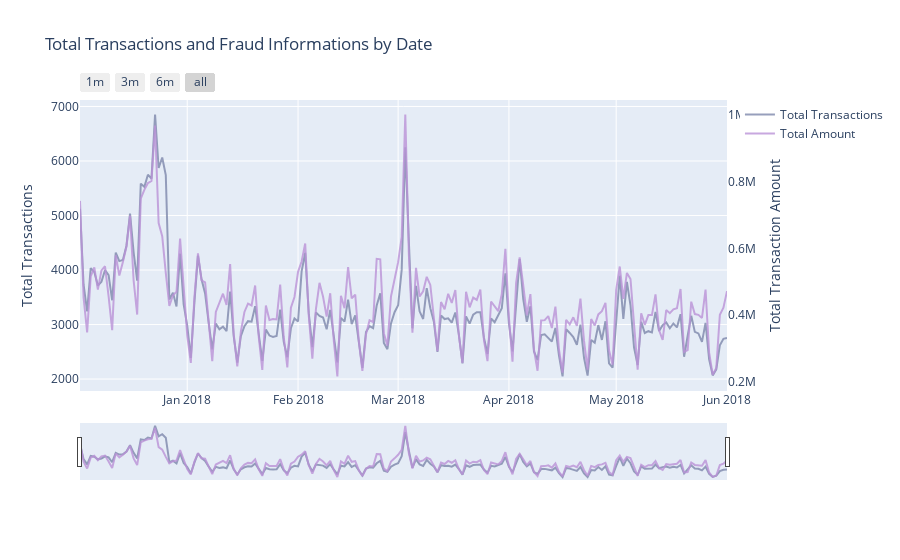

The notebook cell saved with this chart:
### Markdown cell above
## Transactions and Total Amount by each day

### Code cell
# Calling the function to transform the date column in datetime pandas object

#seting some static color options
color_op = ['#5527A0', '#BB93D7', '#834CF7', '#6C941E', '#93EAEA', '#7425FF', '#F2098A', '#7E87AC', 
            '#EBE36F', '#7FD394', '#49C35D', '#3058EE', '#44FDCF', '#A38F85', '#C4CEE0', '#B63A05', 
            '#4856BF', '#F0DB1B', '#9FDBD9', '#B123AC']


dates_temp = df_trans.groupby(df_trans.Date.dt.date)['TransactionAmt'].count().reset_index()
# renaming the columns to apropriate names

# creating the first trace with the necessary parameters
trace = go.Scatter(x=dates_temp['Date'], y=dates_temp.TransactionAmt,
                    opacity = 0.8, line = dict(color = color_op[7]), name= 'Total Transactions')

# Below we will get the total amount sold
dates_temp_sum = df_trans.groupby(df_trans.Date.dt.date)['TransactionAmt'].sum().reset_index()

# using the new dates_temp_sum we will create the second trace
trace1 = go.Scatter(x=dates_temp_sum.Date, line = dict(color = color_op[1]), name="Total Amount",
                        y=dates_temp_sum['TransactionAmt'], opacity = 0.8, yaxis='y2')

#creating the layout the will allow us to give an title and 
# give us some interesting options to handle with the outputs of graphs
layout = dict(
    title= "Total Transactions and Fraud Informations by Date",
    xaxis=dict(
        rangeselector=dict(
            buttons=list([
                dict(count=1, label='1m', step='month', stepmode='backward'),
                dict(count=3, label='3m', step='month', stepmode='backward'),
                dict(count=6, label='6m', step='month', stepmode='backward'),
                dict(step='all')
            ])
        ),
        rangeslider=dict(visible = True),
        type='date' ),
    yaxis=dict(title='Total Transactions'),
    yaxis2=dict(overlaying='y',
                anchor='x', side='right',
                zeroline=False, showgrid=False,
                title='Total Transaction Amount')
)

# creating figure with the both traces and layout
fig = dict(data= [trace, trace1,], layout=layout)

#rendering the graphs
iplot(fig) #it's an equivalent to plt.show()

### Figure 1 — Plotly figure (JSON) as saved in the notebook; plotly's stock layout.template omitted (floating-point values rounded to 4 significant figures; data arrays with more than 128 entries replaced by an {"elided": "..."} marker saying what was removed)
{"data": [{"line": {"color": "#7E87AC"}, "name": "Total Transactions", "opacity": 0.8, "x": {"elided": "182 str values"}, "y": {"elided": "182 int values"}, "type": "scatter"}, {"line": {"color": "#BB93D7"}, "name": "Total Amount", "opacity": 0.8, "x": {"elided": "182 str values"}, "y": {"elided": "182 float values"}, "yaxis": "y2", "type": "scatter"}], "layout": {"title": {"text": "Total Transactions and Fraud Informations by Date"}, "xaxis": {"rangeselector": {"buttons": [{"count": 1, "label": "1m", "step": "month", "stepmode": "backward"}, {"count": 3, "label": "3m", "step": "month", "stepmode": "backward"}, {"count": 6, "label": "6m", "step": "month", "stepmode": "backward"}, {"step": "all"}]}, "rangeslider": {"visible": true}, "type": "date"}, "yaxis": {"title": {"text": "Total Transactions"}}, "yaxis2": {"anchor": "x", "overlaying": "y", "showgrid": false, "side": "right", "title": {"text": "Total Transaction Amount"}, "zeroline": false}}}
